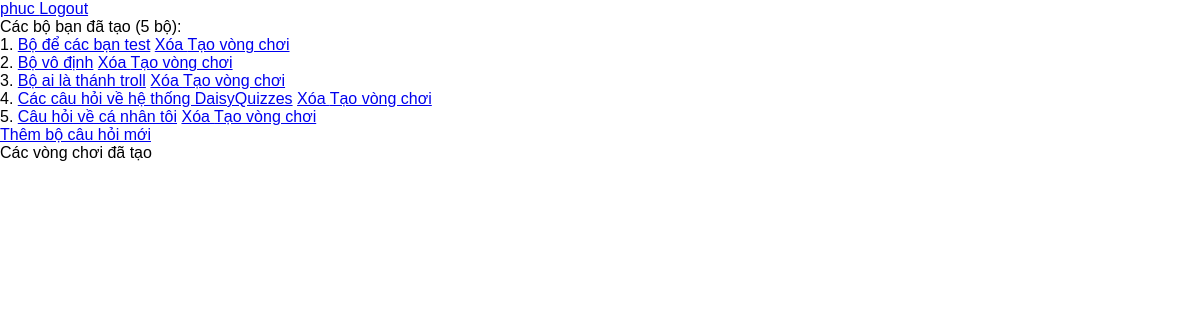
The page /admin/dashboard.php (signed in) on the database its author committed.
### tables this page shows
CREATE TABLE IF NOT EXISTS `daisy_collection` (
  `id` int(11) NOT NULL AUTO_INCREMENT COMMENT 'ID của bộ câu hỏi',
  `created_at` timestamp NULL DEFAULT current_timestamp() COMMENT 'Thời gian tạo của bộ câu hỏi này',
  `status` tinyint(4) DEFAULT NULL COMMENT 'Trạng thái của gói câu hỏi: 0-không sẵn sàng, 1 đang mở để chia sẻ',
  `name` varchar(50) DEFAULT 'Bộ câu hỏi không tên' COMMENT 'Tên của bộ câu hỏi',
  `admin_id` int(11) DEFAULT NULL COMMENT 'Bộ câu hỏi thuộc về ai ? (Người tạo)',
  PRIMARY KEY (`id`),
  KEY `admin_id` (`admin_id`),
  CONSTRAINT `FK_daisy_collection_daisy_admin_login` FOREIGN KEY (`admin_id`) REFERENCES `daisy_admin_login` (`id`) ON DELETE CASCADE ON UPDATE CASCADE
);

### admin/dashboard.php (the view, shortened to what this page needs)
<html>
	<head>
		<link href="./index.css" rel="stylesheet" type="text/css">
	</head>
	<body>
		<?php
			$id = $_SESSION['userid'];
			$username = $_SESSION['username'];
		?>
		<div class="pane-log">
			<a href="logout.php"> <?php echo $username;?> Logout </a>
		</div>
		<?php
			$conn = db_connect ();
			function get_collections ($conn, $userid) {
				$sql = "SELECT name, id FROM daisy_collection WHERE admin_id = $userid";
				$result = $conn->query ($sql);
				return $result;
			}
			function display ($result) {
				echo "Các bộ bạn đã tạo (".$result->num_rows." bộ): <br>";
				$i = 0;
				while ($row = $result->fetch_assoc ()) {
					$id = $row['id'];
					$i++;
					echo $i.". <a href='./modify.php?k=$id'>".$row['name']."</a> <a href='./delete.php?k=$id'> Xóa </a> <a href='./create_round.php?k=$id'>Tạo vòng chơi</a> <br>";
				}
			}
			$result = get_collections ($conn, $id);
			display ($result);
			echo "<a href='./add.php'> Thêm bộ câu hỏi mới </a><br>";
			echo "<p>Các vòng chơi đã tạo </p>";
		?>
	</body>
</html>

### index.css (style rules this page uses)
* { margin : 0; font-family: sans-serif; }

### rows shown on the page
daisy_collection: name "Bộ để các bạn test"
daisy_collection: name "Bộ vô định"
daisy_collection: name "Bộ ai là thánh troll"
daisy_collection: name "Các câu hỏi về hệ thống DaisyQuizzes"
daisy_collection: name "Câu hỏi về cá nhân tôi"

### other values the page prints
$username "phuc"
$result->num_rows "5"
